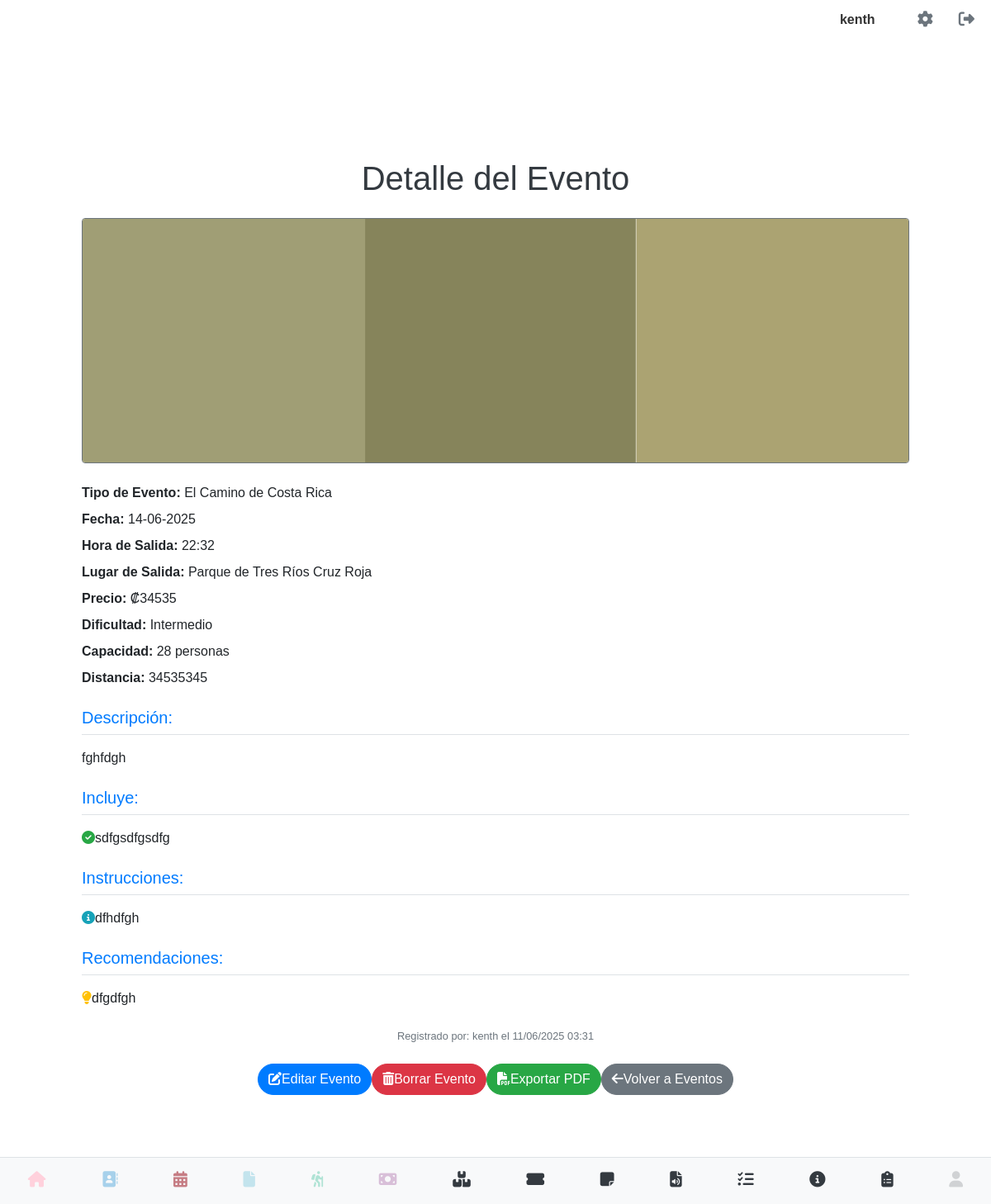
/detalle_evento/2 (signed in), run on the app's committed database.
### models.py (models this page shows, shortened)
class User(UserMixin, db.Model):
    __tablename__ = 'users' # Nombre de la tabla es 'users'
    id = db.Column(db.Integer, primary_key=True)
    username = db.Column(db.String(80), unique=True, nullable=False)
    email = db.Column(db.String(120), unique=True, nullable=False)
    cedula = db.Column(db.String(20), unique=True, nullable=False)
    telefono = db.Column(db.String(20), nullable=False)
    password_hash = db.Column(db.String(128))
    image_filename = db.Column(db.String(255), nullable=True)
    @property
    def is_authenticated(self):
        return True

class Evento(db.Model):
    __tablename__ = 'eventos'
    id = db.Column(db.Integer, primary_key=True)
    usuario_id = db.Column(db.Integer, db.ForeignKey('users.id'), nullable=False)
    flyer_filename = db.Column(db.String(255), nullable=True)
    tipo_evento = db.Column(db.String(100), nullable=False)
    nombre_evento = db.Column(db.String(255), nullable=False)
    precio_evento = db.Column(db.Numeric(10, 2), nullable=False)
    fecha_evento = db.Column(db.Date, nullable=False)
    dificultad_evento = db.Column(db.String(100), nullable=False)
    incluye = db.Column(db.Text, nullable=True)
    lugar_salida = db.Column(db.String(255), nullable=False)
    hora_salida = db.Column(db.Time, nullable=False)
    distancia = db.Column(db.String(50), nullable=True)
    capacidad = db.Column(db.Integer, nullable=False)
    descripcion = db.Column(db.Text, nullable=True)
    instrucciones = db.Column(db.Text, nullable=True)
    recomendaciones = db.Column(db.Text, nullable=True)
    fecha_creacion = db.Column(db.DateTime, default=datetime.utcnow)
    usuario = db.relationship('User', backref=db.backref('eventos', lazy=True))

### app.py (the view)
@app.route('/detalle_evento/<int:id>')
@login_required
def detalle_evento(id):
    evento = Evento.query.filter_by(id=id, usuario_id=current_user.id).first_or_404()
    return render_template('detalle_evento.html', evento=evento, generate_csrf=generate_csrf)

### app.py (called while the page is built)
@login_manager.user_loader
def load_user(user_id):
    return User.query.get(int(user_id))

### templates/detalle_evento.html (shortened to what this page needs)
{% extends 'base.html' %}
{% block content %}
<div class="container my-5">
    <div class="card rounded-lg p-4 border-0">
        <div class="card-body">
            <h1 class="text-4xl fw-bold text-center mb-4 text-dark">Detalle del Evento</h1>
            <div class="w-100 d-flex align-items-center justify-content-center overflow-hidden border border-secondary rounded mb-4" style="max-height: 400px;">
                {% if evento.flyer_filename %}
                    {% set file_extension = evento.flyer_filename.split('.')[-1] %}
                    {% if file_extension in ['png', 'jpg', 'jpeg', 'gif'] %}
                        <img src="{{ url_for('static', filename='uploads/' + evento.flyer_filename) }}" alt="Flyer del Evento" class="img-fluid object-fit-contain">
                    {% elif file_extension == 'pdf' %}
                        <div class="d-flex flex-column align-items-center justify-content-center text-primary">
                            <i class="fas fa-file-pdf fs-1 mb-2"></i>
                            <p class="text-muted small">Haz clic en "Exportar PDF" para ver el flyer completo.</p>
                        </div>
                    {% else %}
                        <span class="text-danger text-center">Tipo de archivo no reconocido.</span>
                    {% endif %}
                {% else %}
                    <i class="fas fa-image fs-1 text-muted"></i>
                {% endif %}
            </div>
            <p class="mb-2"><strong>Tipo de Evento:</strong> {{ evento.tipo_evento }}</p>
            <p class="mb-2"><strong>Fecha:</strong> {{ evento.fecha_evento.strftime('%d-%m-%Y') }}</p>
            <p class="mb-2"><strong>Hora de Salida:</strong> {{ evento.hora_salida.strftime('%H:%M') }}</p>
            <p class="mb-2"><strong>Lugar de Salida:</strong> {{ evento.lugar_salida }}</p>
            <p class="mb-2"><strong>Precio:</strong> ₡{{ "%.0f"|format(evento.precio_evento) }}</p>
            <p class="mb-2"><strong>Dificultad:</strong> {{ evento.dificultad_evento }}</p>
            <p class="mb-2"><strong>Capacidad:</strong> {{ evento.capacidad }} personas</p>
            {% if evento.distancia %}<p class="mb-2"><strong>Distancia:</strong> {{ evento.distancia }}</p>{% endif %}
            {% if evento.descripcion %}
            <h5 class="text-primary mt-4 mb-3 border-bottom pb-2">Descripción:</h5>
            <p class="mb-3">{{ evento.descripcion }}</p>
            {% endif %}
            {% if evento.incluye %}
            <h5 class="text-primary mt-4 mb-3 border-bottom pb-2">Incluye:</h5>
            <ul class="list-unstyled mb-3">
                {% for item in evento.incluye.split('\n') %}
                    {% if item.strip() %}
                    <li class="mb-1"><i class="fas fa-check-circle text-success me-2"></i>{{ item.strip() }}</li>
                    {% endif %}
                {% endfor %}
            </ul>
            {% endif %}
            {% if evento.instrucciones %}
            <h5 class="text-primary mt-4 mb-3 border-bottom pb-2">Instrucciones:</h5>
            <ul class="list-unstyled mb-3">
                {% for item in evento.instrucciones.split('\n') %}
                    {% if item.strip() %}
                    <li class="mb-1"><i class="fas fa-info-circle text-info me-2"></i>{{ item.strip() }}</li>
                    {% endif %}
                {% endfor %}
            </ul>
            {% endif %}
            {% if evento.recomendaciones %}
            <h5 class="text-primary mt-4 mb-3 border-bottom pb-2">Recomendaciones:</h5>
            <ul class="list-unstyled mb-3">
                {% for item in evento.recomendaciones.split('\n') %}
                    {% if item.strip() %}
                    <li class="mb-1"><i class="fas fa-lightbulb text-warning me-2"></i>{{ item.strip() }}</li>
                    {% endif %}
                {% endfor %}
            </ul>
            {% endif %}
            <p class="text-muted small mt-4 text-center">Registrado por: {{ evento.usuario.username }} el {{ evento.fecha_creacion.strftime('%d/%m/%Y %H:%M') }}</p>
            <div class="d-flex justify-content-center gap-3 mt-4 flex-wrap">
                <a href="{{ url_for('editar_evento', id=evento.id) }}" class="btn btn-primary rounded-pill">
                    <i class="fas fa-edit me-2"></i>Editar Evento
                </a>
                <button type="button" class="btn btn-danger rounded-pill borrar-evento-btn-swal"
                        data-evento-id="{{ evento.id }}"
                        data-evento-nombre="{{ evento.nombre_evento }}">
                    <i class="fas fa-trash-alt me-2"></i>Borrar Evento
                </button>
                <a href="{{ url_for('exportar_evento_pdf', id=evento.id) }}" class="btn btn-success rounded-pill" target="_blank">
                    <i class="fas fa-file-pdf me-2"></i>Exportar PDF
                </a>
                <a href="{{ url_for('ver_eventos') }}" class="btn btn-secondary rounded-pill">
                    <i class="fas fa-arrow-left me-2"></i>Volver a Eventos
                </a>
            </div>
        </div>
    </div>
</div>
{% endblock %}

### templates/base.html (shortened to what this page needs)
<!DOCTYPE html>
<html lang="es">
<head>
    <link rel="stylesheet" type="text/css" href="{{ url_for('static', filename='css/main.css') }}">
    <link rel="stylesheet" href="https://cdn.jsdelivr.net/npm/sweetalert2@11/dist/sweetalert2.min.css">
</head>
<body>
    <div class="contactos-container">
    {% if current_user.is_authenticated %}
        <div class="top-right">
            <span class="username-display">{{ current_user.username }}</span>
            <a href="{{ url_for('perfil') }}" class="gear-icon"><i class="fas fa-cog"></i></a>
            <a href="{{ url_for('logout') }}" class="logout-icon"><i class="fas fa-sign-out-alt"></i></a>
        </div>
    {% endif %}
</div>
<div class="container-block">
    {% block content %}
    {% endblock %}
</div>
{% include "navbar.html" %}
</body>
</html>

### static/css/base.css (style rules this page uses)
body { font-family: sans-serif; margin: 0; }
.container-block { margin-top:80px; padding: 20px; }
.top-right { position: absolute; top: 10px; right: 20px; display: flex; align-items: center; }
.gear-icon, .logout-icon { font-size: 24px; text-decoration: none; color: #333; margin-left: 15px; }
.username-display { margin-right: 20px; font-weight: bold; color: #333; }

### static/css/perfil.css (style rules this page uses)
body { font-family: sans-serif; margin: 20px; }

### static/css/listar_contacto.css (style rules this page uses)
.contactos-container { font-family: Arial, sans-serif; color: #333; }
.contactos-container .top-right { display: flex; justify-content: flex-end; align-items: center; gap: 1rem; padding-bottom: 1rem; }
.contactos-container .username-display { font-weight: bold; }
.contactos-container .gear-icon, .contactos-container .logout-icon { color: #6c757d; font-size: 1.2rem; text-decoration: none; }

### data on the page
User: username "kenth", usuario.username "kenth"
Evento: flyer_filename (picture), tipo_evento "El Camino de Costa Rica", fecha_evento "14-06-2025", hora_salida "22:32", lugar_salida "Parque de Tres Ríos Cruz Roja", precio_evento "34535", dificultad_evento "Intermedio", capacidad "28", distancia "34535345", descripcion "fghfdgh", strip "sdfgsdfgsdfg", strip "dfhdfgh", strip "dfgdfgh", fecha_creacion "11/06/2025 03:31"
